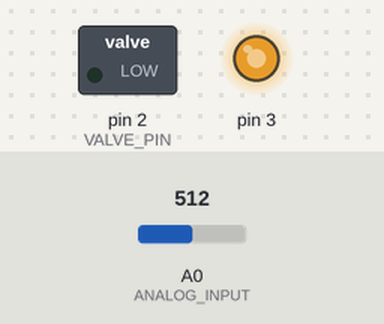
The sketch below on a simulated Arduino Uno, built with avr-gcc and run on an emulated ATmega328P. Shown: switched loads named in the sketch (green lamp = pin HIGH), output pins drawn as LEDs (lit = HIGH). The test bench sets the inputs (shaded band); at power-on: A0 (ANALOG_INPUT) = 512.

Above: at 1.2 s.
1.3 s: A0 (ANALOG_INPUT) set to 472
At 1.7 s:
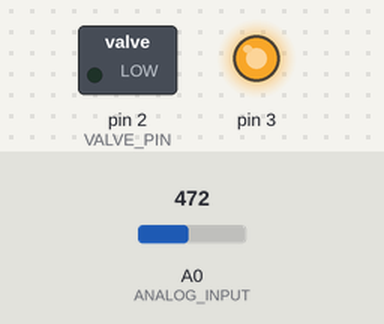
2.9 s: A0 (ANALOG_INPUT) set to 456
At 3.7 s:
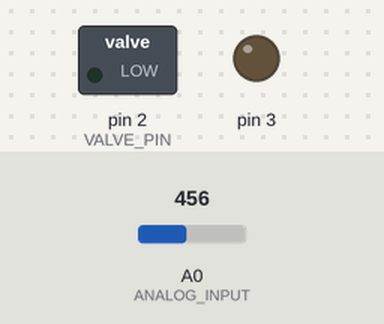
4.5 s: A0 (ANALOG_INPUT) set to 306
At 5.2 s:
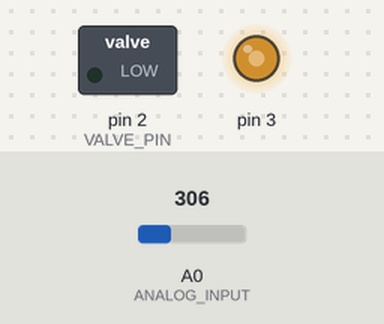
6.1 s: A0 (ANALOG_INPUT) set to 190
At 7.2 s:
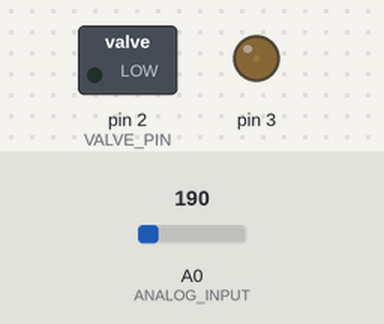
7.7 s: A0 (ANALOG_INPUT) set to 122
At 8.8 s:
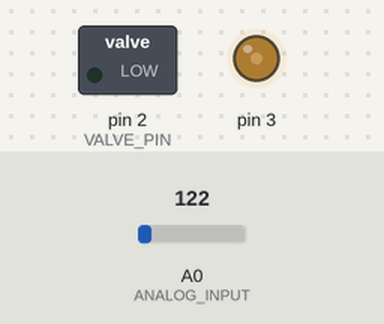
9.3 s: A0 (ANALOG_INPUT) set to 0
At 10.8 s:
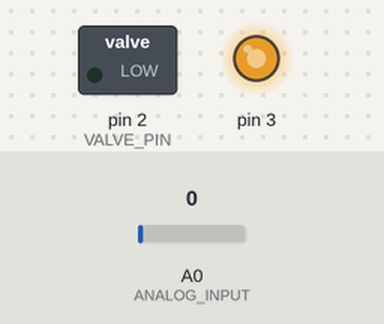
Timing chart, 0 to 11.9 s (numbered marks = the images above; inputs shaded):
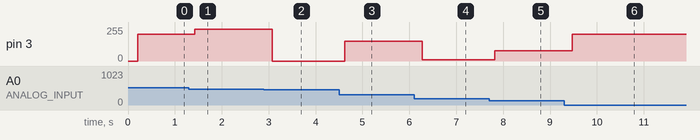

The sketch:

Valve-test.ino
```cpp
#include "Arduino.h"

/*
Details of
where to use valve
what use of valve
Liquid 0r Gas
Feedback system
etc
every littel details about valve use

this code file is only for single feedback sensor
you can modify if know ablut multi feedback

there is no responsibilty for your hardware
so change when you know this not damage your hardware

*/


//select sensor type

#define ANALOG_SENSOR 1      //sensor output is analog then select this type sensor

//#define DIGITAL_SENSOR 1   //sensor output is digital then select this type sensor


#if ANALOG_SENSOR
    #define ANALOG_INPUT A0//select pin for analog sensor input
#elif DIGITAL_SENSOR
    float DIGITAL_INPUT;
    float DIGITAL_MIN_INPUT = 1;   //value in digits so, dont change until you know ablut your sensor default value
    float DIGITAL_MAX_INPUT = 1037;   // 100
#endif


/*
    which type valve system you want to use
    and there is CONSTANT & NON_CONSTANT system
    which look at your valve application
    so take care of that things
    so be carefull when you use skech like this
*/


//select onlyone valve system

#define VALVE_SINGLE 1

//#define VALVE_DOUBLE 1

//#define MOTOR_STEPPER 1

//#define MOTOR_SERVO_MINI 1

//#define MOTOR_DC 1


//single valve
#if VALVE_SINGLE
    #define NON_CONSTANT 1
    #define VALVE_PIN 2
#elif VALVE_DOUBLE
//duble valve
    #define CONSTANT 1
    #define VALVE_PIN_1 2
    #define VALVE_PIN_1 3
#elif MOTOR_STEPPER
    #define CONSTANT 1
    #define STEP_PIN 2
    #define DIRC_PIN 3
#elif MOTOR_SERVO_MINI
    #define CONSTANT 1
    #define PULSE_PIN 2
#elif MOTOR_DC
    #define CONSTANT 1
    #define STEP_PIN 2
    #define DIRC_PIN 3
#endif


//do not change this value C'oz this work on which type valve system
//you selected
#if NON_CONSTANT
    #define RELAY_TYPE 1
#elif CONSTANT
    #define MIN_VALUE 0
    #define MAX_VALUE 100
#endif


//#define ANALOG_INPUT A0//use for single pin analog input sensor


//variable define here
double kp = 1;
double ki = 0;
double kd = 0;

unsigned long currentTime, previousTime;
double elapsedTime;
double error;
double lastError;
double input, output, setPoint;
double cumError, rateError;

float analog_max =  1023.00;
float percent = 100.00;

//details about PID
//setPoint = 0;
int sensor_value = 0;


void setup()
{
    Serial.begin(9600);

    setPoint = 200;

    #if VALVE_SINGLE
        pinMode(VALVE_PIN,OUTPUT);
    #elif VALVE_DOUBLE
        pinMode(VALVE_PIN_1,OUTPUT);
        pinMode(VALVE_PIN_2,OUTPUT);
    #elif VALVE_DOUBLE
        pinMode(STEP_PIN,OUTPUT);
        pinMode(DIRC_PIN,OUTPUT);
    #elif
        pinMode(PULSE_PIN,OUTPUT);
    #elif VALVE_DOUBLE
        pinMode(STEP_PIN,OUTPUT);
        pinMode(DIRC_PIN,OUTPUT);
    #endif


}


void loop()
{
    #ifdef DIGITAL_SENSOR
        DIGITAL_INPUT = thermocouple.readCelsius();//any type of digital sensor input value
    #endif

    input_value();                //read from selected sensor system
    output = computePID(input);            //calculate PID using selected system configuration
    delay(100);                            //gap between two loop


    analogWrite(3, output);                //control the valve based on PID value or motors

    // Serial.print(input);
    // Serial.print("  =  ");
    // Serial.println(output);
    // Serial.println();

    delay(10);
}


void input_value()
{
    #if ANALOG_SENSOR
        input = analogRead(ANALOG_INPUT);
    #elif DIGITAL_SENSOR
        input = digitalCalibration();
    #endif
}


int digitalCalibration()
{
    #ifdef DIGITAL_SENSOR

        //DIGITAL_INPUT = random(DIGITAL_MIN_INPUT,DIGITAL_MAX_INPUT); //use this for tesing perpos

        float temp = (( DIGITAL_INPUT * percent ) / DIGITAL_MAX_INPUT);
        float  DAC = (( analog_max * temp) / percent);

        delay(10);

        return DAC;

    #endif
}


double computePID(double inp)
{
    currentTime = millis();                                     //get current time
    elapsedTime = (double)(currentTime - previousTime);         //compute time elapsed from previous computation

    error = setPoint - inp;                                     // determine error
    cumError += error * elapsedTime;                            // compute integral
    rateError = (error - lastError)/elapsedTime;                // compute derivative

    double out = kp*error + ki*cumError + kd*rateError;         //PID output

    lastError = error;                                          //remember current error
    previousTime = currentTime;                                 //remember current time

    return out;                                                 //have function return the PID output
}
```

Measured:
- the behaviour switches between 457 and 456 on A0 (ANALOG_INPUT) (found by bisection; images 1 and 2)
- after the input at 1.3 s, pin 3: 200/255 → 240/255 after 0.12 s
- after the input at 2.9 s, pin 3: 240/255 → 0/255 after 0.18 s
- after the input at 4.5 s, pin 3: 0/255 → 150/255 after 0.12 s
- after the input at 6.1 s, pin 3: 150/255 → 10/255 after 0.17 s
- after the input at 7.7 s, pin 3: 10/255 → 78/255 after 0.12 s
- after the input at 9.3 s, pin 3: 78/255 → 200/255 after 0.17 s
